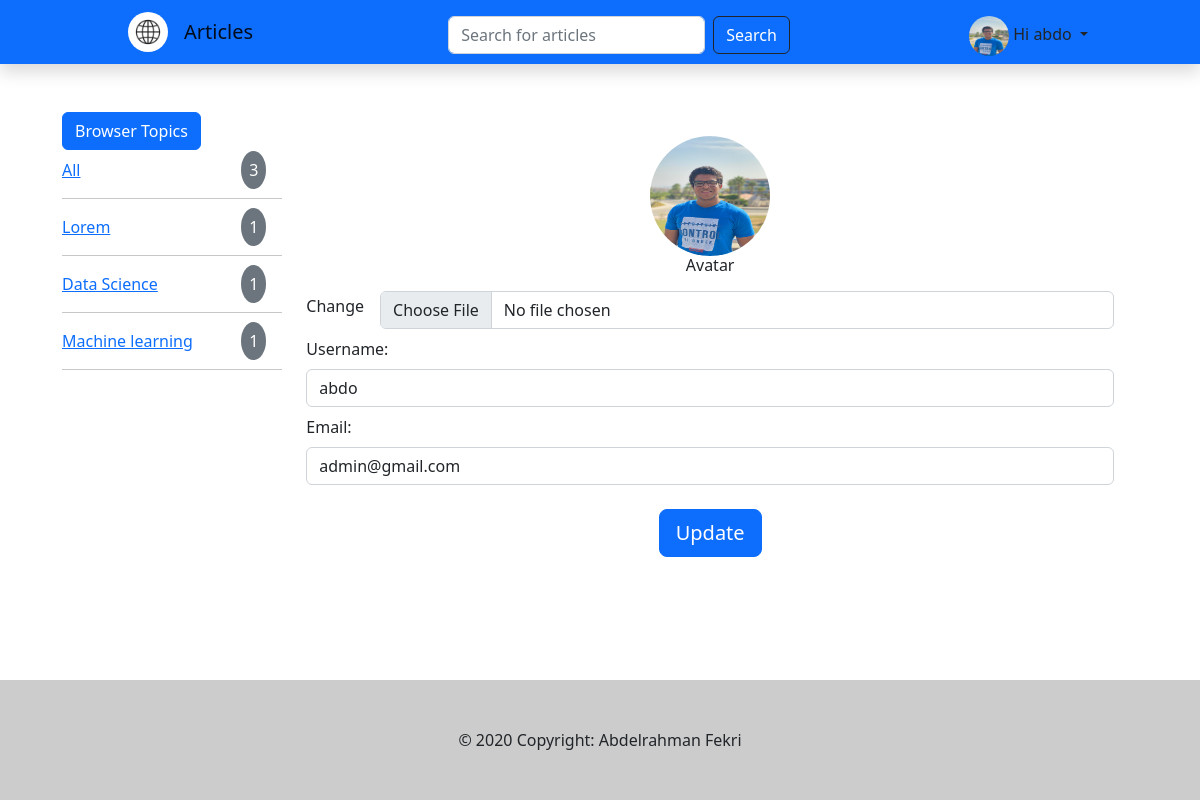
Before: /profile/ (signed in) with the older database file.
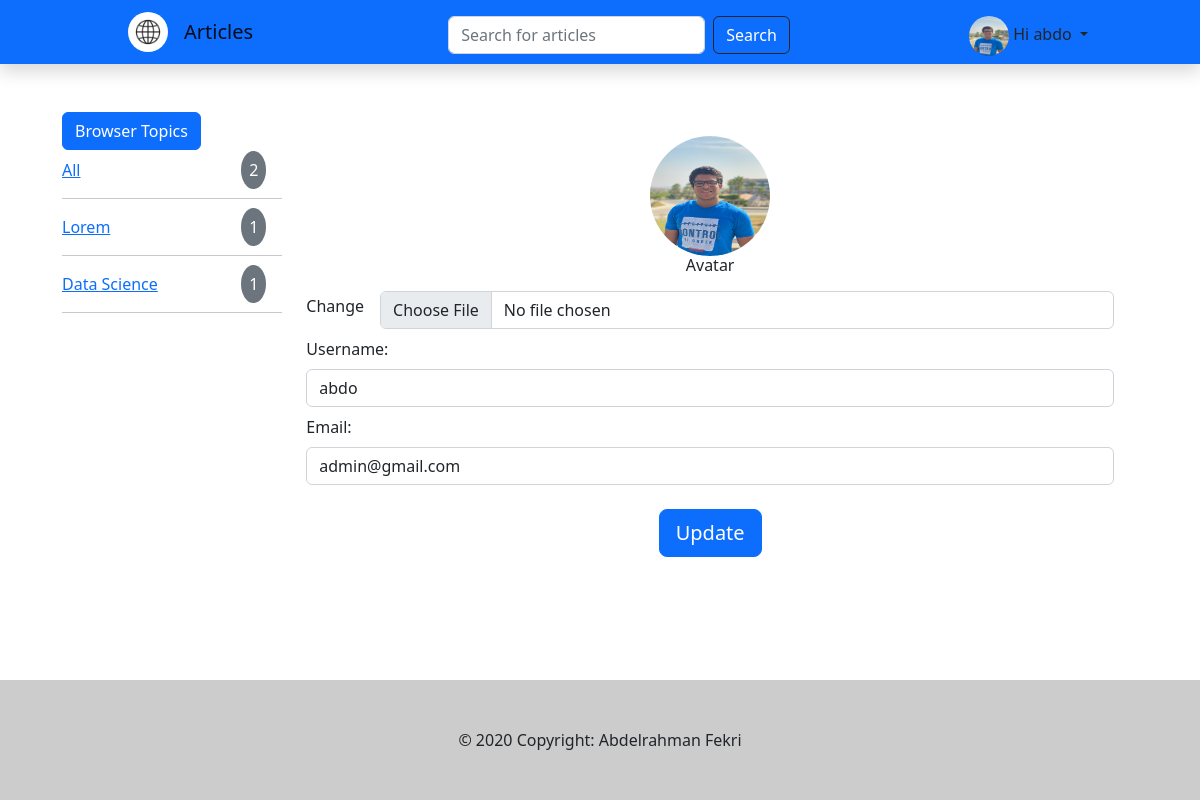
After: the same page with the newer database file.
### Social/models.py (models this page shows, shortened)
class User(AbstractUser):
    username = models.CharField(null=True,max_length=50)
    Avatar = models.ImageField(null=True,default='avatar.svg')
    email = models.EmailField(unique=True)
    USERNAME_FIELD = 'email'
    REQUIRED_FIELDS = ['username']

class Topic(models.Model):
    Name = models.CharField(max_length=30)
    NoArticles = models.IntegerField(default=0)

### Social/views.py (the view, shortened to what this page needs)
# urls.py: path('profile/',profile,name='profile'),
@login_required(login_url='/login')
def profile(request):
    topics = Topic.objects.all()
    numberOfArticles = Article.objects.all().count()
    user = User.objects.get(id=request.user.id)
    form = UserFormUpdate(instance=user)
    allArticle = Article.objects.all().count()
    context = {"allArticle":allArticle,"topics":topics,"NoArticle":numberOfArticles,"user":user,"form":form}
    return render(request,'Social/profile.html',context)

### Social/forms.py
class UserFormUpdate(ModelForm):
    class Meta:
        model = User
        fields =  ['Avatar','username','email']

### Social/templates/Social/profile.html
{% extends 'main.html' %}
{% block content %}
<div class="container mw-100 d-flex mt-5 flex-column flex-md-row" style="width:1100px;">
    {%include 'Social/articleTopics.html'%}
    {%include 'Social/info.html' %}
</div>
{% endblock %}

### templates/main.html (shortened to what this page needs)
<!DOCTYPE html>
<html lang="en">
{%load static %}
<head>
    <link href="https://cdn.jsdelivr.net/npm/bootstrap@5.2.1/dist/css/bootstrap.min.css" rel="stylesheet"
>
    <link rel="stylesheet" src = "{% static 'styles/index.css' %}"
</head>
<body class="d-flex flex-column min-vh-100">
    {% include 'navbar.html' %}
    {% block content %}
    {% endblock %}
    {% include 'footer.html' %}
</body>
</html>

### templates/navbar.html (shortened to what this page needs)
{% load static %}
<nav class="navbar navbar-expand-lg bg-primary shadow">
  <div class="container-fluid mw-75" style="width:1000px">
    <a href="{% url 'home' %}"><img src="{% static 'images/Logo.jpeg' %}" class="rounded-circle mx-3" alt="logo"
        style="width:5vh;height:5vh;"></a>
    <a class="navbar-brand text-bold" href="{% url 'home' %}">Articles</a>
    <div class="collapse navbar-collapse" id="navbarSupportedContent">
      <form method="GET" action="{% url 'home'%}" class="d-flex mw-75 m-auto mt-2" role="search">
        <input name="q" class="form-control me-2" type="search" placeholder="Search for articles" aria-label="Search">
        <button class="btn btn-outline-dark text-white" type="submit">Search</button>
      </form>
      {% if request.user.is_authenticated %}
      <div class="nav-item dropdown mt-2">
        <a class="nav-link dropdown-toggle" href="#" role="button" data-bs-toggle="dropdown" aria-expanded="false">
          <img class="rounded rounded-circle" src="{%static request.user.Avatar.url%}"  class="" style="width:5vh;height:5vh;" alt="user avatar">
          <span>Hi {{request.user.username}}</span>
        </a>
      </div>
      {% else %}
      <div class="nav-item">
        <a href="{% url 'login' %}" class="btn btn-primary">login</a>
      </div>
      {%endif%}
    </div>
  </div>
</nav>

### Social/templates/Social/articleTopics.html
<div class="mw-75 mb-3 m-0" style="width:300px">
    <button class="btn btn-primary" type="button" data-toggle="collapse" data-target="#collapseExample"
        aria-expanded="True" aria-controls="collapseExample">
        Browser Topics
    </button>
    <div class="collapse show" id="collapseExample">
        <div class="d-flex justify-content-between align-items-center my-2">
            <div>
                <a href="{% url 'home' %}"><span>All</span></a>
            </div>
            <div>
                <span class="bg-secondary rounded-circle me-3 p-2 text-white">{{allArticle}}</span>
            </div>
        </div>
        <hr>
        {% for i in topics %}
        <div class="d-flex justify-content-between align-items-center my-3">
            <a href="{% url 'home'%}?topic={{i.Name}}">
                <span>{{i.Name}}</span>
            </a>
            <div>
                <span class="bg-secondary rounded-circle me-3 p-2 text-white">{{i.NoArticles}}</span>
            </div>
        </div>
        <hr>
        {% endfor %}
    </div>
</div>

### Social/templates/Social/info.html (shortened to what this page needs)
{% load static %}
<div class="m-1 m-md-4 mw-100" style="width: 1100px;">
    <form method="post" enctype="multipart/form-data" class="d-flex flex-column align-items-center">
        <div>
            <img class="rounded rounded-circle" src="{%static request.user.Avatar.url%}" class=""
                style="width:15vh;height:15vh;" alt="user avatar">
        </div>
        <h6>Avatar</h6>
        <div class="mt-2 form-outline w-100 d-flex align-items-center">
            <label class="form-label me-3" for="id_Avatar">Change</label>
            <input type="file" name="Avatar" accept="image/*" id="id_Avatar" class="form-control">
        </div>
        <div class="mt-2 form-outline w-100 align-items-center">
            <label class="form-label" for="id_username">Username:</label>
            <input class="form-control" type="text" name="username" value="{{request.user.username}}" maxlength="50"
                required="" id="id_username">
        </div>
        <div class="mt-2 form-outline w-100 align-items-center">
            <label class="form-label" for="id_email">Email:</label>
            <input class="form-control" type="email" name="email" value="{{request.user.email}}" maxlength="254"
                required="" id="id_email">
        </div>
        <input type="submit" class="btn btn-lg btn-primary mt-4" value="Update">
    </form>
</div>

### templates/footer.html
<footer class="text-center text-lg-start w-100 mt-auto pt-5">
    <div class="text-center p-5" style="background-color: rgba(0, 0, 0, 0.2);">
        © 2020 Copyright:
        <span>Abdelrahman Fekri</span>
    </div>
</footer>

Changed rows visible on the page:
removed Topic: Name "Machine learning", NoArticles "1"
Other visible differences:
{{ allArticle }}: "3" → "2"
